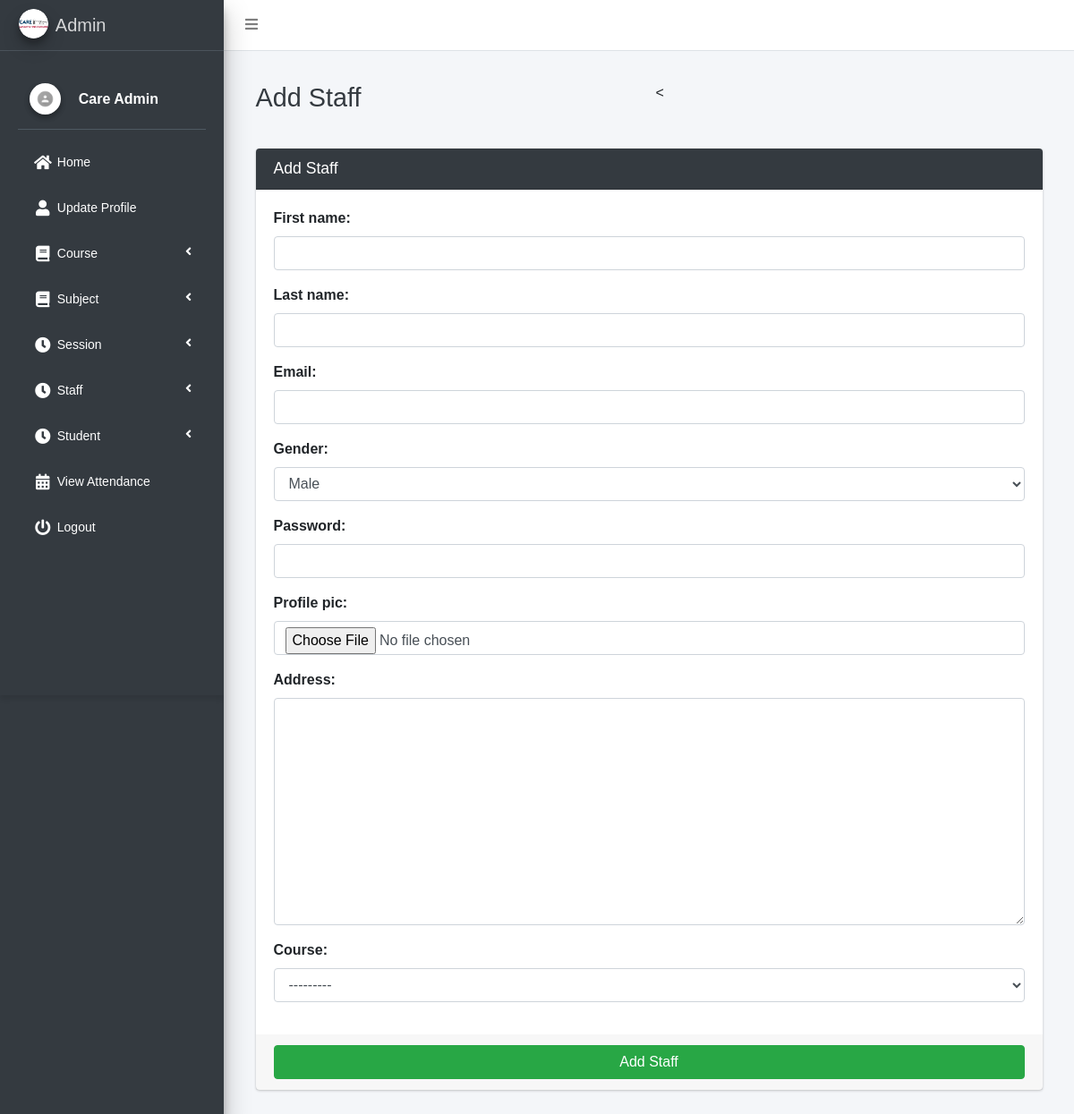
The app's page /staff/add (signed in) with its own data.
### main_app/models.py (models this page shows)
class CustomUser(AbstractUser):
    USER_TYPE = ((1, "HOD"), (2, "Staff"), (3, "Student"))
    GENDER = [("M", "Male"), ("F", "Female")]
    username = None  # Removed username, using email instead
    email = models.EmailField(unique=True)
    user_type = models.CharField(default=1, choices=USER_TYPE, max_length=1)
    gender = models.CharField(max_length=1, choices=GENDER)
    profile_pic = models.ImageField()
    address = models.TextField()
    fcm_token = models.TextField(default="")  # For firebase notifications
    created_at = models.DateTimeField(auto_now_add=True)
    updated_at = models.DateTimeField(auto_now=True)
    USERNAME_FIELD = "email"
    REQUIRED_FIELDS = []
    objects = CustomUserManager()
    def __str__(self):
        return self.first_name + " " + self.last_name

### main_app/hod_views.py (the view, shortened to what this page needs)
# urls.py: path("staff/add", hod_views.add_staff, name='add_staff'),
def add_staff(request):
    form = StaffForm(request.POST or None, request.FILES or None)
    context = {'form': form, 'page_title': 'Add Staff'}
    return render(request, 'hod_template/add_staff_template.html', context)

### main_app/forms.py
class StaffForm(CustomUserForm):
    def __init__(self, *args, **kwargs):
        super(StaffForm, self).__init__(*args, **kwargs)
    class Meta(CustomUserForm.Meta):
        model = Staff
        fields = CustomUserForm.Meta.fields + \
            ['course' ]

### main_app/models.py (called while the page is built)
    def __str__(self):
        return self.name

### main_app/templates/hod_template/add_staff_template.html (shortened to what this page needs)
{% extends 'main_app/base.html' %}
{% load static %}
{% block page_title %}{{page_title}}{% endblock page_title %}
{% block content %}
<section class="content">
    <div class="container-fluid">
        <div class="row">
            <div class="col-md-12">
                <div class="card card-dark">
                    <div class="card-header">
                        <h3 class="card-title">{{page_title}}</h3>
                    </div>
                    {% include "main_app/form_template.html" with messages=messages  form=form button_text="Add Staff"%}
                </div>
            </div>
        </div>
    </div>
</section>
{% endblock content %}

### main_app/templates/main_app/sidebar_template.html (shortened to what this page needs)
{% load static %}
<!DOCTYPE html>
<html lang="en">
<head>
</head>
<body>
    <aside class="main-sidebar sidebar-dark-info elevation-4">
    {% if request.user.user_type == '1' %}
    <a href="{% url 'admin_home' %}" class="brand-link">
        <img src="{% static 'dist/img/admin.png' %} " alt="admin"
            class="brand-image img-circle elevation-3" >
        <span class="brand-text font-weight-light">Admin</span>
    </a>
    <div class="sidebar">
        <div class="user-panel mt-3 pb-3 mb-3 d-flex">
            <div class="image">
                <img src="{{ request.user.profile_pic}}" class="img-circle elevation-2" alt="User Image">
            </div>
            <div class="info">
                <a href="#" class="d-block">{{user}}</a>
            </div>
        </div>
        <nav class="mt-2">
<ul class="nav nav-pills nav-sidebar flex-column" data-widget="treeview" role="menu" data-accordion="false">
                    <li class="nav-item">
                        <a href="{% url 'admin_home' %}" class="nav-link {% if request.path == admin_home %} active {% endif %}">
                            <i class="nav-icon fas fa-home"></i>
                            <p>Home</p>
                        </a>
                    </li>
                    <li class="nav-item">
                        <a href="{% url 'admin_view_profile' %}" class="nav-link {% if request.path == admin_view_profile %} active {% endif %}">
                            <i class="nav-icon fas fa-user"></i>
                            <p>Update Profile</p>
                        </a>
                    </li>
                    <li class="nav-item has-treeview">
                        <a href="#" class="nav-link">
                            <i class="nav-icon fas fa-book"></i>
                            <p>Course<i class="fas fa-angle-left right"></i></p>
                        </a>
                    </li>
                    <li class="nav-item has-treeview">
                        <a href="#" class="nav-link">
                            <i class="nav-icon fas fa-book"></i>
                            <p>Subject<i class="fas fa-angle-left right"></i></p>
                        </a>
                    </li>
                    <li class="nav-item has-treeview">
                        <a href="#" class="nav-link">
                            <i class="nav-icon fas fa-clock"></i>
                            <p>Session<i class="fas fa-angle-left right"></i></p>
                        </a>
                    </li>
                    <li class="nav-item has-treeview">
                        <a href="#" class="nav-link">
                            <i class="nav-icon fas fa-clock"></i>
                            <p>Staff<i class="fas fa-angle-left right"></i></p>
                        </a>
                    </li>
                                        <li class="nav-item has-treeview">
                        <a href="#" class="nav-link">
                            <i class="nav-icon fas fa-clock"></i>
                            <p>Student<i class="fas fa-angle-left right"></i></p>
                        </a>
                    </li>
                    <li class="nav-item">
                        <a href="{% url 'admin_view_attendance' %}" class="nav-link {% if request.path == admin_view_attendance %} active {% endif %}">
                            <i class="nav-icon fas fa-calendar-alt"></i>
                            <p>View Attendance</p>
                        </a>
                    </li>
                                        {% endif %}
                                        <li class="nav-item">
                                            <a href="{% url 'user_logout' %}"
                                                onclick="return confirm('Your session would be terminated.\n\nProceed?')"
                                                class="nav-link">
                                                <i class="nav-icon fas fa-power-off"></i>
                                                <p>
                                                    Logout
                                                </p>
                                            </a>
                                        </li>
                                    </ul>
                                </nav>
                            </div>
</aside>
</body>
</html>

### main_app/templates/main_app/sidebar_template.html (style rules this page uses)
body { margin: 0; font-family: Arial, sans-serif; background-color: #f4f6f9; }
.sidebar { background: #fffff; padding: 20px; height: 90vh; width: 250px; box-shadow: 0 4px 6px rgba(0, 0, 0, 0.1); }
.sidebar .nav-sidebar > .nav-item > .nav-link { color: #ffffff; border-radius: 4px; padding: 10px 15px; margin-bottom: 10px; font-size: 14px; transition: all 0.3s ease; display: flex; align-items: center; }
.sidebar .nav-icon { margin-right: 10px; font-size: 18px; }
.sidebar .nav-item.has-treeview > .nav-link .fas.fa-angle-left { margin-left: auto; }
.user-panel { display: flex; align-items: center; margin-bottom: 20px; }
.user-panel .image img { border-radius: 50%; width: 35px; height: 35px; }
.user-panel .info { margin-left: 10px; }
.user-panel .info a { font-weight: bold; color: #ffffff; }

### records on screen
CustomUser: user.profile_pic (picture), first_name+last_name "Care Admin"

### other values on screen
{{ page_title }} "Add Staff"
{{ field.label_tag }} "First name:" "Last name:" "Email:" "Gender:" "Password:" "Profile pic:" "Address:" "Course:"
{{ button_text }} "Add Staff"
